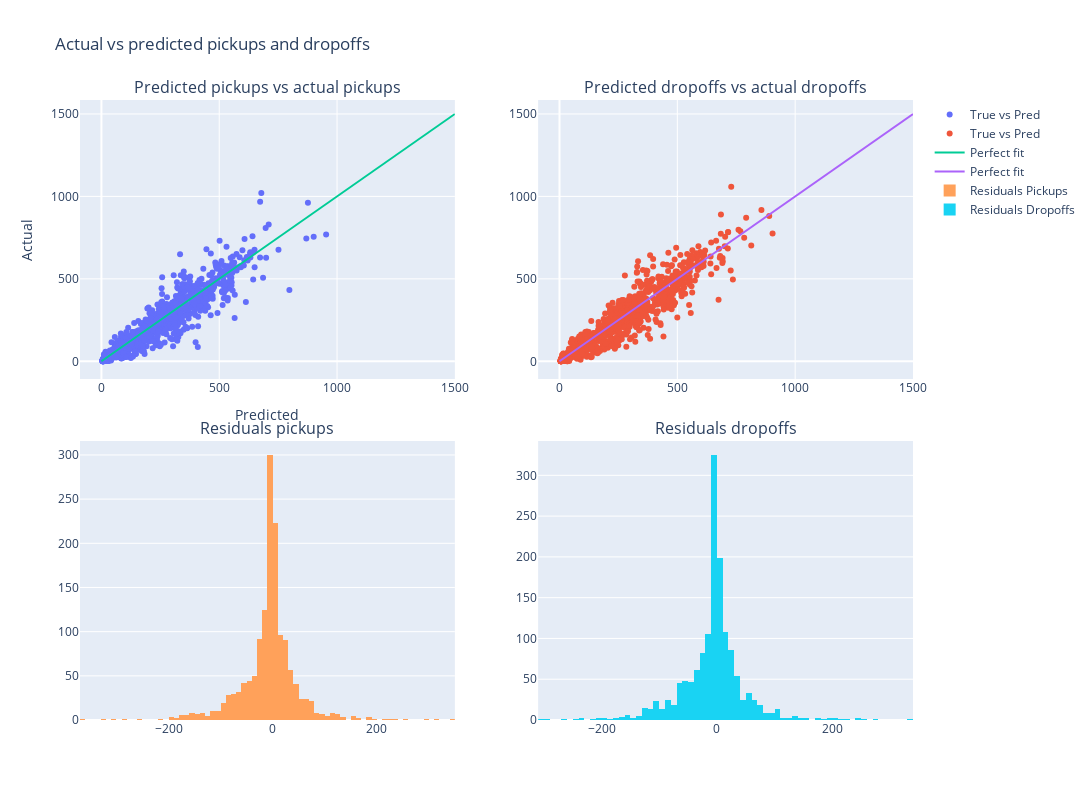

Notebook cell for this chart:
### Markdown cell above
It might not intially be obvious, but zooming in we can see there is a pretty clear cyclical pattern in the demand. This is likely due to the fact that the demand is higher during the day than during the night. Plotting the predicted as a function of the predictions we see that the predictions are somewhat good.

### Code cell
fig = make_subplots(rows=2, cols=2,
                    horizontal_spacing=0.1,
                    vertical_spacing=0.1,
                    subplot_titles=('Predicted pickups vs actual pickups', 'Predicted dropoffs vs actual dropoffs',
                                    'Residuals pickups', 'Residuals dropoffs')
                    )

# Add the start stations plot to the first subplot
fig.add_trace(go.Scatter(
    x=cluster_buster.pred_pickups,
    y=cluster_buster.pickups_test['pickups'],
    mode='markers',
    name='True vs Pred'
), row=1, col=1)

# Add the end stations plot to the second subplot
fig.add_trace(go.Scatter(
    x=cluster_buster.pred_dropoffs,
    y=cluster_buster.dropoffs_test['dropoffs'],
    mode='markers',
    name='True vs Pred'
), row=1, col=2)

# add line of perfect fit
fig.add_trace(go.Scatter(
    x=[0, 1500],
    y=[0, 1500],
    mode='lines',
    name='Perfect fit'
), row=1, col=1)

# add line of perfect fit
fig.add_trace(go.Scatter(
    x=[0, 1500],
    y=[0, 1500],
    mode='lines',
    name='Perfect fit'
), row=1, col=2)

# add residuals histogram
fig.add_trace(go.Histogram(
    x=cluster_buster.pickups_test['pickups'] - cluster_buster.pred_pickups,
    name='Residuals Pickups'
), row=2, col=1)

# add residuals histogram
fig.add_trace(go.Histogram(
    x=cluster_buster.dropoffs_test['dropoffs'] - cluster_buster.pred_dropoffs,
    name='Residuals Dropoffs'
), row=2, col=2)

# update size
fig.update_layout(title='Actual vs predicted pickups and dropoffs',
                        xaxis_title='Predicted',
                        yaxis_title='Actual',
                        width=1100,
                        height=800)

fig.show()

### Figure 1 — Plotly figure (JSON) as saved in the notebook; plotly's stock layout.template omitted (floating-point values rounded to 4 significant figures; data arrays with more than 128 entries replaced by an {"elided": "..."} marker saying what was removed)
{"data": [{"mode": "markers", "name": "True vs Pred", "type": "scatter", "x": {"elided": "1464 float values"}, "xaxis": "x", "y": {"elided": "1464 int values"}, "yaxis": "y"}, {"mode": "markers", "name": "True vs Pred", "type": "scatter", "x": {"elided": "1464 float values"}, "xaxis": "x2", "y": {"elided": "1464 int values"}, "yaxis": "y2"}, {"mode": "lines", "name": "Perfect fit", "type": "scatter", "x": [0, 1500], "xaxis": "x", "y": [0, 1500], "yaxis": "y"}, {"mode": "lines", "name": "Perfect fit", "type": "scatter", "x": [0, 1500], "xaxis": "x2", "y": [0, 1500], "yaxis": "y2"}, {"name": "Residuals Pickups", "type": "histogram", "x": {"elided": "1464 float values"}, "xaxis": "x3", "yaxis": "y3"}, {"name": "Residuals Dropoffs", "type": "histogram", "x": {"elided": "1464 float values"}, "xaxis": "x4", "yaxis": "y4"}], "layout": {"annotations": [{"font": {"size": 16}, "showarrow": false, "text": "Predicted pickups vs actual pickups", "x": 0.225, "xanchor": "center", "xref": "paper", "y": 1, "yanchor": "bottom", "yref": "paper"}, {"font": {"size": 16}, "showarrow": false, "text": "Predicted dropoffs vs actual dropoffs", "x": 0.775, "xanchor": "center", "xref": "paper", "y": 1, "yanchor": "bottom", "yref": "paper"}, {"font": {"size": 16}, "showarrow": false, "text": "Residuals pickups", "x": 0.225, "xanchor": "center", "xref": "paper", "y": 0.45, "yanchor": "bottom", "yref": "paper"}, {"font": {"size": 16}, "showarrow": false, "text": "Residuals dropoffs", "x": 0.775, "xanchor": "center", "xref": "paper", "y": 0.45, "yanchor": "bottom", "yref": "paper"}], "height": 800, "title": {"text": "Actual vs predicted pickups and dropoffs"}, "width": 1100, "xaxis": {"anchor": "y", "domain": [0, 0.45], "title": {"text": "Predicted"}}, "xaxis2": {"anchor": "y2", "domain": [0.55, 1]}, "xaxis3": {"anchor": "y3", "domain": [0, 0.45]}, "xaxis4": {"anchor": "y4", "domain": [0.55, 1]}, "yaxis": {"anchor": "x", "domain": [0.55, 1], "title": {"text": "Actual"}}, "yaxis2": {"anchor": "x2", "domain": [0.55, 1]}, "yaxis3": {"anchor": "x3", "domain": [0, 0.45]}, "yaxis4": {"anchor": "x4", "domain": [0, 0.45]}}}
